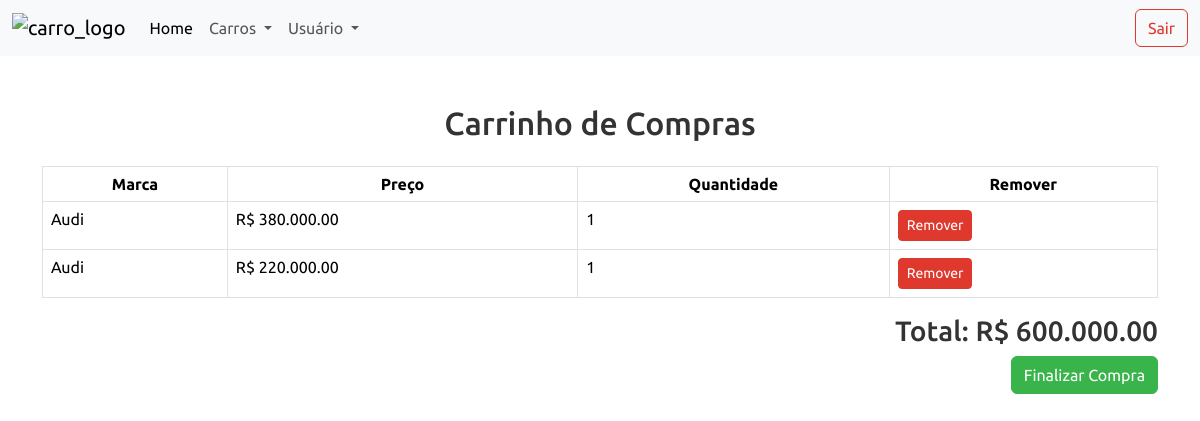
/paginaCompra.php?id=39, run on the app's committed database.
### tables this page shows
CREATE TABLE `carrinho` (
  `id` int NOT NULL,
  `nome` varchar(100) NOT NULL,
  `preco` decimal(10,2) NOT NULL
);

### paginaCompra.php (the view, shortened to what this page needs)
<?php
    include 'conexao.php';
    $sql = "SELECT * FROM carrinho";
    $result = $conn->query($sql);
    if ($result->num_rows > 0) {
        $carros = $result->fetch_all(MYSQLI_ASSOC);
    } else {
        $carros = [];
    }
    $total = 0;
?>
<!DOCTYPE html>
<html lang="pt-BR">
<head>
    <link rel="stylesheet" href="src/style/index.css">
    <link rel="stylesheet" href="https://cdnjs.cloudflare.com/ajax/libs/font-awesome/6.5.0/css/all.min.css">
    <link id="themeLink" href="https://bootswatch.com/5/united/bootstrap.min.css" rel="stylesheet">
    <link href="https://bootswatch.com/5/united/bootstrap.min.css" rel="stylesheet">
</head>
<body>
<header class="header">
    <nav class="navbar navbar-expand-lg bg-body-tertiary">
        <div class="container-fluid">
            <a class="navbar-brand" href="paginaInicial.php"><img class="logo" src="img/perfil/car.png" alt="carro_logo"></a>
            <div class="collapse navbar-collapse" id="navbarSupportedContent">
                <ul class="navbar-nav me-auto mb-2 mb-lg-0">
                    <li class="nav-item">
                        <a class="nav-link active" aria-current="page" href="paginaInicial.php">Home</a>
                    </li>
                    <li class="nav-item dropdown">
                        <a class="nav-link dropdown-toggle" role="button" data-bs-toggle="dropdown" aria-expanded="false" id="dropdownMenuLink">
                            Carros
                        </a>
                    </li>
                    <li class="nav-item dropdown">
                        <a class="nav-link dropdown-toggle" role="button" data-bs-toggle="dropdown" aria-expanded="false" id="dropdownMenuLink1">
                            Usuário
                        </a>
                    </li>
                </ul>
                <a class="btn btn-outline-danger" href="login.php">Sair</a>
            </div>
        </div>
    </nav>
</header>
<main class="main-pagina-carrinho">
    <div class="container mt-5">
        <h2 class="text-center mb-4">Carrinho de Compras</h2>
        <div class="table-responsive">
            <table class="table table-bordered table-centered">
                <thead>
                <tr>
                    <th scope="col" class="text-center">Marca</th>
                    <th scope="col" class="text-center">Preço</th>
                    <th scope="col" class="text-center">Quantidade</th>
                    <th scope="col" class="text-center">Remover</th>
                </tr>
                </thead>
                <tbody>
                <?php foreach ($carros as $carro):
                    $preco = (float)$carro['preco'];
                    $quantidade = 1;
                    $totalCarro = $preco * $quantidade;
                    $total += $totalCarro;
                    ?>
                    <tr>
                        <td><?= $carro['nome'] ?></td>
                        <td>R$ <?= number_format($preco, 2, '.', '.') ?></td>
                        <td><?= $quantidade ?></td>
                        <td><a href="paginaCompra.php?id=<?= $carro['id'] ?>" class="btn btn-danger btn-sm">Remover</a></td>
                    </tr>
                <?php endforeach; ?>
                </tbody>
            </table>
        </div>
        <div class="text-end">
            <h3>Total: R$ <?= number_format($total, 2, '.', '.') ?></h3>
            <button class="btn btn-success" type="submit" name="button">Finalizar Compra</button>
        </div>
    </div>
</main>
</body>
</html>

### src/style/index.css (style rules this page uses)
body { overflow-x: hidden; }
.container-fluid { max-width: 100%; margin-left: 1%; padding-left: 0; padding-right: 0; }

### data on the page
carrinho: nome "Audi", preco "380.000.00", quantidade "1"
carrinho: nome "Audi", preco "220.000.00", quantidade "1"

### other printed values
$total "600.000.00"
